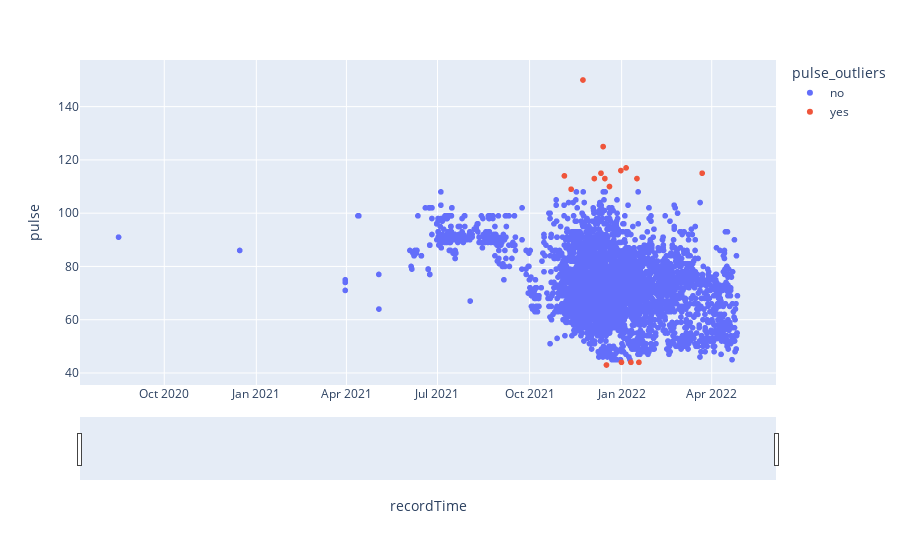

The cell this chart's notebook holds for it:
### Code cell
fig = px.scatter(bp.reset_index(), x='recordTime', y='pulse', color='pulse_outliers', title='')
fig.update_xaxes(
    rangeslider_visible=True,
)
fig.show()

### Figure 1 — Plotly figure (JSON) as saved in the notebook; plotly's stock layout.template omitted (floating-point values rounded to 4 significant figures; data arrays with more than 128 entries replaced by an {"elided": "..."} marker saying what was removed)
{"data": [{"hovertemplate": "pulse_outliers=no<br>recordTime=%{x}<br>pulse=%{y}<extra></extra>", "legendgroup": "no", "marker": {"color": "#636efa", "symbol": "circle"}, "mode": "markers", "name": "no", "showlegend": true, "type": "scattergl", "x": {"elided": "4054 str values"}, "xaxis": "x", "y": {"elided": "4054 int values"}, "yaxis": "y"}, {"hovertemplate": "pulse_outliers=yes<br>recordTime=%{x}<br>pulse=%{y}<extra></extra>", "legendgroup": "yes", "marker": {"color": "#EF553B", "symbol": "circle"}, "mode": "markers", "name": "yes", "showlegend": true, "type": "scattergl", "x": ["2022-03-22T10:26:15", "2022-01-18T06:04:10", "2022-01-16T07:20:51", "2022-01-10T06:07:05", "2022-01-05T09:38:20", "2021-12-31T19:46:11", "2021-12-31T05:29:38", "2021-12-19T20:42:04", "2021-12-16T19:41:05", "2021-12-15T05:34:31", "2021-12-13T11:49:31", "2021-12-11T09:01:00", "2021-12-04T17:01:21", "2021-11-23T08:13:15", "2021-11-11T12:27:53", "2021-11-04T19:15:10"], "xaxis": "x", "y": [115, 44, 113, 44, 117, 44, 116, 110, 43, 113, 125, 115, 113, 150, 109, 114], "yaxis": "y"}], "layout": {"legend": {"title": {"text": "pulse_outliers"}, "tracegroupgap": 0}, "margin": {"t": 60}, "xaxis": {"anchor": "y", "domain": [0, 1], "rangeslider": {"visible": true}, "title": {"text": "recordTime"}}, "yaxis": {"anchor": "x", "domain": [0, 1], "title": {"text": "pulse"}}}}
